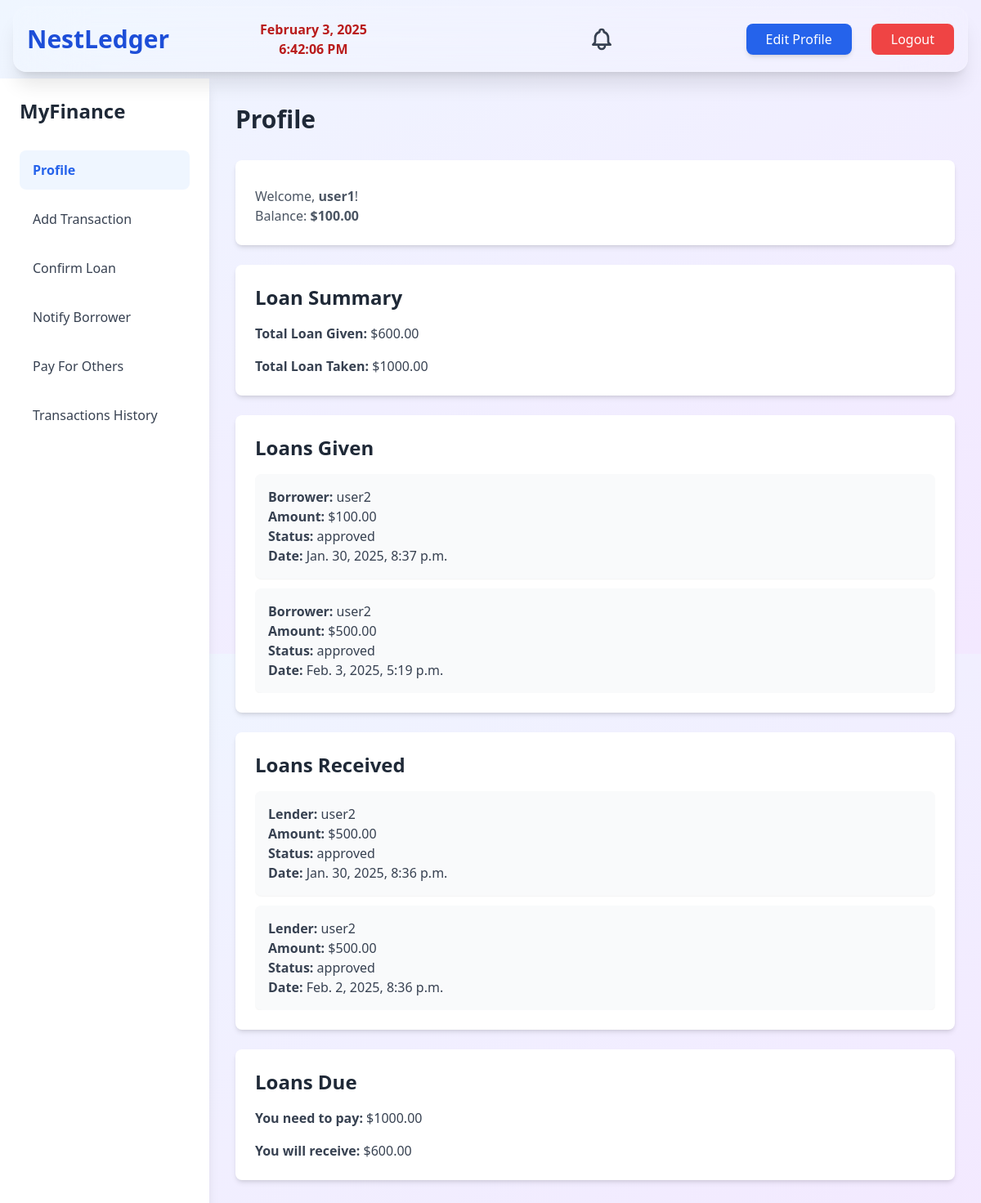
The page /profile/ (signed in) on the database its author committed.
### ledger/models.py (models this page shows, shortened)
class UserProfile(models.Model):
    user = models.OneToOneField(User, on_delete=models.CASCADE)
    balance = models.DecimalField(max_digits=10, decimal_places=2, default=0.00)

class Loan(models.Model):
    lender = models.ForeignKey(User, related_name='loans_given', on_delete=models.CASCADE)
    borrower = models.ForeignKey(User, related_name='loans_received', on_delete=models.CASCADE)
    amount = models.DecimalField(max_digits=10, decimal_places=2)
    status = models.CharField(max_length=50, default='pending')
    timestamp = models.DateTimeField(auto_now_add=True)

### ledger/views.py (the view)
# urls.py: path('profile/', ProfileAPI.as_view(), name='profile_api'),
@login_required
def profile(request):
    user = request.user
    transactions = Transaction.objects.filter(user=user)
    loans_given = Loan.objects.filter(lender=user)
    loans_received = Loan.objects.filter(borrower=user)
    pending_loan_count = LoanRequest.pending_count(user)
    unread_notifications = Notification.unread_count(user)
    total_loan_given = sum(loan.amount for loan in loans_given if loan.status == 'approved')
    total_loan_taken = sum(loan.amount for loan in loans_received if loan.status == 'approved')
    amount_due = sum(loan.amount for loan in loans_received if loan.status == 'approved')
    amount_receive = sum(loan.amount for loan in loans_given if loan.status == 'approved')
    return render(request, 'ledger/profile.html', {
        'user': user,
        'transactions': transactions,
        'loans_given': loans_given,
        'loans_received': loans_received,
        'total_loan_given': total_loan_given,
        'total_loan_taken': total_loan_taken,
        'amount_due': amount_due,
        'amount_receive': amount_receive,
        "pending_loan_count": pending_loan_count,
        "unread_notifications": unread_notifications,
    })

### ledger/models.py (called while the page is built)
    @staticmethod
    def pending_count(user):
        return LoanRequest.objects.filter(borrower=user, status='pending').count()

    @staticmethod
    def unread_count(user):
        return Notification.objects.filter(user=user, is_read=False).count()

### ledger/templates/ledger/profile.html (shortened to what this page needs)
{% extends "ledger/layout.html" %}
{% load static %}
{% block head %}
<link rel="stylesheet" href="{% static 'ledger/styles.css' %}">
{% endblock %}
    {% block navbar %}
    <nav class="backdrop-blur-2xl bg-white/10 shadow-xl border border-white/10 p-4 h-20 flex justify-between items-center rounded-2xl mx-4 my-2 sticky top-0 z-50">
        <div class="flex items-center space-x-4">
            <a href="{% url 'profile' %}"><h1 class="text-3xl font-extrabold text-blue-700">NestLedger</h1></a>
        </div>
    <div class="flex flex-col items-center flex-1 relative">
        <div id="date-time-container" class="flex flex-col items-center">
            <span id="current-date" class="text-red-700 font-semibold"></span>
            <span id="current-time" class="text-red-700 font-semibold"></span>
        </div>
    </div>
        <div class="flex flex-col items-center flex-1">
            <a href="{% url 'view_notifications' %}"
               class="relative flex items-center justify-center p-2 text-gray-700 hover:text-blue-600 transition-colors duration-300"
               aria-label="View Notifications">
            </a>
        </div>
        <ul class="hidden md:flex space-x-6" id="mobile-menu">
            <li><a href="{% url 'edit_profile' %}" class="bg-blue-600 hover:bg-blue-700 text-white px-6 py-2 rounded-lg shadow-md transition duration-300">Edit Profile</a></li>
            <li>
                <div class="text-center">
                    <a href="{% url 'logout' %}" class="bg-red-500 text-white px-6 py-2 rounded-lg hover:bg-red-600 transition duration-300">Logout</a>
                </div>
            </li>
        </ul>
    </nav>
    {% endblock %}
    {% block content %}
    <div class="flex min-h-screen">
<div class="bg-white w-64 p-6 shadow-lg">
    <div class="text-2xl font-bold text-gray-800 mb-8">MyFinance</div>
    <nav class="space-y-3">
        <a href="{% url 'profile' %}"
           class="block py-3 px-4 rounded-lg {% if request.path == '/profile/' %}bg-blue-50 text-blue-600 font-semibold{% else %}text-gray-700 hover:bg-gray-100{% endif %}">
           Profile
        </a>
        <a href="{% url 'transaction' %}"
           class="block py-3 px-4 rounded-lg {% if request.path == '/transaction/' %}bg-blue-50 text-blue-600 font-semibold{% else %}text-gray-700 hover:bg-gray-100{% endif %}">
           Add Transaction
        </a>
        <a href="{% url 'confirm_loan' %}"
        class="block py-3 px-4 rounded-lg {% if request.path == '/confirm_loan/' %}bg-blue-50 text-blue-600 font-semibold{% else %}text-gray-700 hover:bg-gray-100{% endif %}"
        aria-current="{% if request.path == '/ledger/confirm_loan/' %}page{% else %}false{% endif %}">
         Confirm Loan
     </a>
        <a href="{% url 'send_confirmation' %}"
           class="block py-3 px-4 rounded-lg {% if request.path == '/send_confirmation/' %}bg-blue-50 text-blue-600 font-semibold{% else %}text-gray-700 hover:bg-gray-100{% endif %}">
           Notify Borrower
        </a>
        <a href="{% url 'pay_for_others' %}"
           class="block py-3 px-4 rounded-lg {% if request.path == '/pay_for_others/' %}bg-blue-50 text-blue-600 font-semibold{% else %}text-gray-700 hover:bg-gray-100{% endif %}">
           Pay For Others
        </a>
        <a href="{% url 'transactions_list' %}"
           class="block py-3 px-4 rounded-lg {% if request.path == '/transactions_list/' %}bg-blue-50 text-blue-600 font-semibold{% else %}text-gray-700 hover:bg-gray-100{% endif %}">
           Transactions History
        </a>
    </nav>
</div>
        <div class="flex-1 p-8">
            <div class="flex justify-between items-center mb-8">
                <h1 class="text-3xl font-bold text-gray-800">Profile</h1>
            </div>
            <div class="bg-white rounded-lg shadow-md p-6 mb-6">
                <p class="text-gray-600 mt-2">Welcome, <span class="font-semibold">{{ user.username }}</span>!</p>
                <p class="text-gray-600">Balance: <span class="font-semibold">${{ user.userprofile.balance }}</span></p>
            </div>
            <div class="bg-white rounded-lg shadow-md p-6 mb-6">
                <h2 class="text-2xl font-bold text-gray-800 mb-4">Loan Summary</h2>
                <div class="space-y-4">
                    <p class="text-gray-700"><span class="font-semibold">Total Loan Given:</span> ${{ total_loan_given }}</p>
                    <p class="text-gray-700"><span class="font-semibold">Total Loan Taken:</span> ${{ total_loan_taken }}</p>
                </div>
            </div>
            <div class="bg-white rounded-lg shadow-md p-6 mb-6">
                <h2 class="text-2xl font-bold text-gray-800 mb-4">Loans Given</h2>
                <div class="overflow-y-auto custom-scrollbar max-h-96">
                    <ul class="space-y-3">
                        {% for loan in loans_given %}
                        <li class="bg-gray-50 p-4 rounded-lg shadow-sm">
                            <p class="text-gray-700"><span class="font-semibold">Borrower:</span> {{ loan.borrower.username }}</p>
                            <p class="text-gray-700"><span class="font-semibold">Amount:</span> ${{ loan.amount }}</p>
                            <p class="text-gray-700"><span class="font-semibold">Status:</span> {{ loan.status }}</p>
                            <p class="text-gray-700"><span class="font-semibold">Date:</span> {{ loan.timestamp }}</p>
                        </li>
                        {% endfor %}
                    </ul>
                </div>
            </div>
            <div class="bg-white rounded-lg shadow-md p-6 mb-6">
                <h2 class="text-2xl font-bold text-gray-800 mb-4">Loans Received</h2>
                <div class="overflow-y-auto custom-scrollbar max-h-96">
                    <ul class="space-y-3">
                        {% for loan in loans_received %}
                        <li class="bg-gray-50 p-4 rounded-lg shadow-sm">
                            <p class="text-gray-700"><span class="font-semibold">Lender:</span> {{ loan.lender.username }}</p>
                            <p class="text-gray-700"><span class="font-semibold">Amount:</span> ${{ loan.amount }}</p>
                            <p class="text-gray-700"><span class="font-semibold">Status:</span> {{ loan.status }}</p>
                            <p class="text-gray-700"><span class="font-semibold">Date:</span> {{ loan.timestamp }}</p>
                        </li>
                        {% endfor %}
                    </ul>
                </div>
            </div>
            <div class="bg-white rounded-lg shadow-md p-6 mb-6">
                <h2 class="text-2xl font-bold text-gray-800 mb-4">Loans Due</h2>
                <div class="space-y-4">
                    <p class="text-gray-700"><span class="font-semibold">You need to pay:</span> ${{ amount_due }}</p>
                    <p class="text-gray-700"><span class="font-semibold">You will receive:</span> ${{ amount_receive }}</p>
                </div>
            </div>
        </div>
    </div>
    {% endblock %}

### rows shown on the page
Loan: borrower.username "user2", amount "100.00", status "approved", timestamp "Jan. 30, 2025, 8:37 p.m."
Loan: borrower.username "user2", amount "500.00", status "approved", timestamp "Feb. 3, 2025, 5:19 p.m."
Loan: lender.username "user2", amount "500.00", status "approved", timestamp "Jan. 30, 2025, 8:36 p.m."
Loan: lender.username "user2", amount "500.00", status "approved", timestamp "Feb. 2, 2025, 8:36 p.m."

### other values the page prints
{{ user.username }} "user1"
{{ user.userprofile.balance }} "100.00"
{{ total_loan_given }} "600.00"
{{ total_loan_taken }} "1000.00"
{{ amount_due }} "1000.00"
{{ amount_receive }} "600.00"
